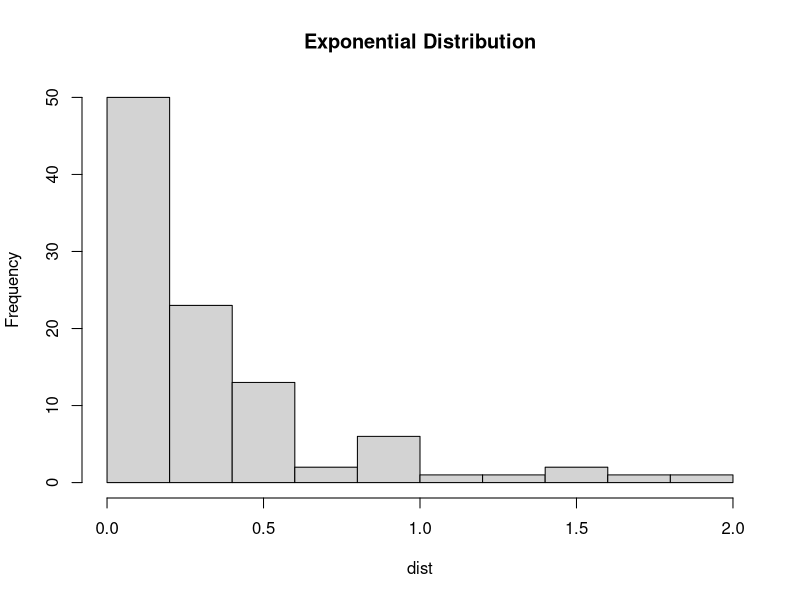

The R source for this figure:
library(rjson)

# dist = rnorm(100, 3, 2)
# dist = runif(100, 0, 1)
dist = rexp(100, 3);

jsoned <- toJSON(dist)

# write.table(jsoned, './norm_dist1.json', row.names = FALSE, col.names = FALSE, quote = FALSE)
# png(file = "./norm_dist1.png")
# hist(dist, main = "Normal Distribution")

# write.table(jsoned, './unif_dist1.json', row.names = FALSE, col.names = FALSE, quote = FALSE)
# png(file = "unif_dist1.png")
# hist(dist, main = "Uniform Distribution")

write.table(jsoned, './exp_dist1.json', row.names = FALSE, col.names = FALSE, quote = FALSE)
png(file = "exp_dist1.png")
hist(dist, main = "Exponential Distribution")

# Save the file.
dev.off()
